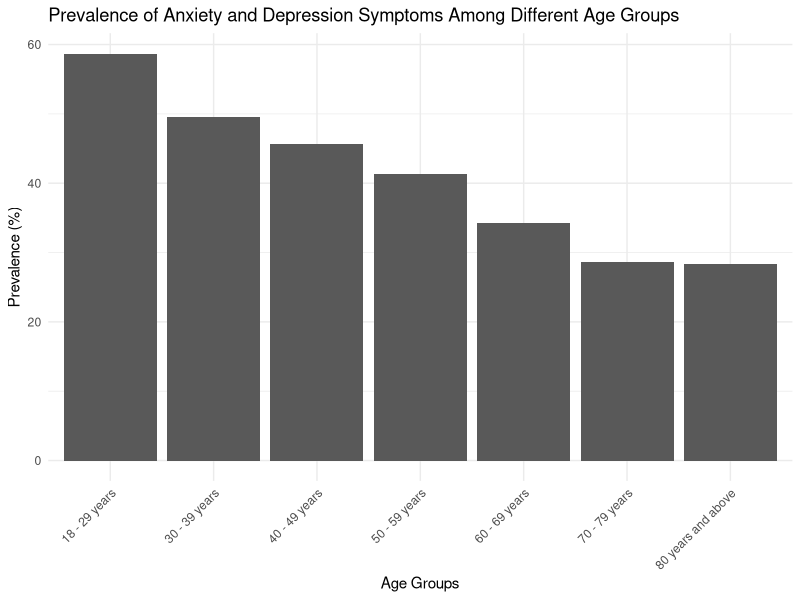
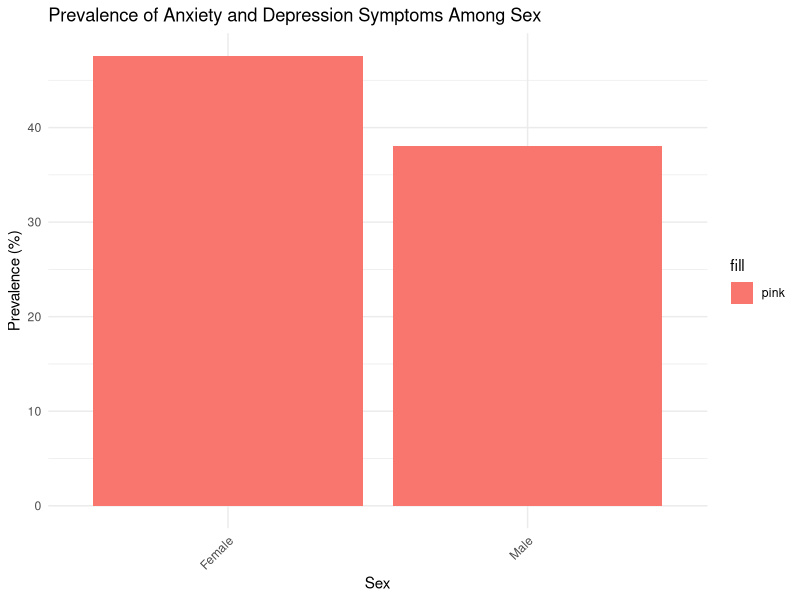
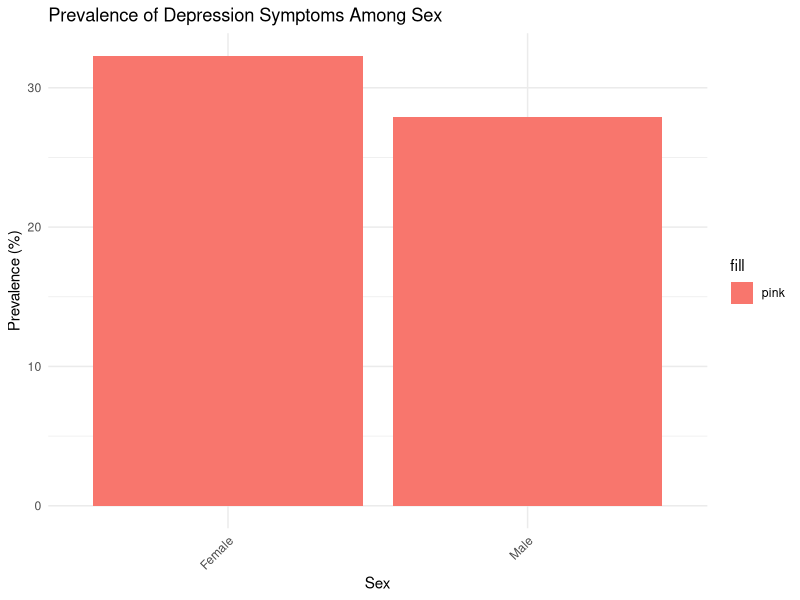
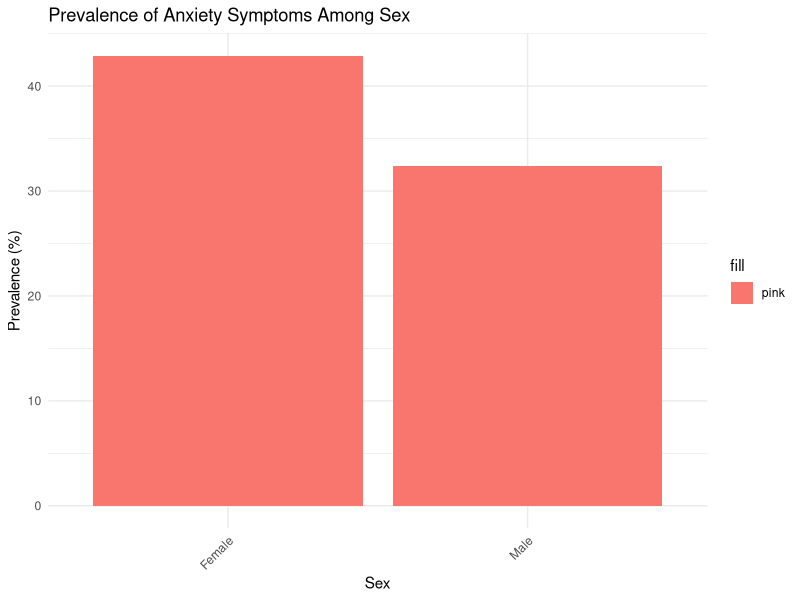

The R script that drew these images, in order:
## ---- chunk 1
knitr::opts_chunk$set(echo = TRUE)
## ---- chunk 2
library(readr)
anxiety_depression <- read_csv("Indicators_of_Anxiety_or_Depression_Based_on_Reported_Frequency_of_Symptoms_During_Last_7_Days.csv")
View(anxiety_depression)

## ---- chunk 3
# deleting unneeded columns
library(tidyverse)
col_delete <- c("Time Period Label", "Confidence Interval", "Quartile Range")

anxiety_depression <- anxiety_depression %>% 
  select(-one_of(col_delete))


#seperating the data by indicator
# Filter data for depressive disorder
depressive_data <- anxiety_depression %>%
  filter(Indicator == "Symptoms of Depressive Disorder")

# Filter data for anxiety disorder
anxiety_data <- anxiety_depression %>%
  filter(Indicator == "Symptoms of Anxiety Disorder")

# Filter data for depressive and anxiety disorder
depressive_anxiety_data <- anxiety_depression %>%
  filter(Indicator == "Symptoms of Anxiety Disorder or Depressive Disorder")

## ---- chunk 4
# Load the required library
library(tidyverse)

by_ages <- depressive_anxiety_data %>%  
  filter(Group == "By Age")


ggplot(data = by_ages, aes(x = Subgroup, y = Value)) +
  geom_bar(stat = "identity", position = "dodge") + 
  labs(title = "Prevalence of Anxiety and Depression Symptoms Among Different Age Groups",
       x = "Age Groups",
       y = "Prevalence (%)") +
  theme_minimal() +
  theme(axis.text.x = element_text(angle = 45, hjust = 1))
## ---- chunk 5
library(tidyverse)
#Depressive_anxiety_data
by_sex <- depressive_anxiety_data %>%  
  filter(Group == "By Sex")

ggplot(data = by_sex, aes(x = Subgroup, y = Value, fill = "pink")) +
  geom_bar(stat = "identity", position = "dodge") + 
  labs(title = "Prevalence of Anxiety and Depression Symptoms Among Sex",
       x = "Sex",
       y = "Prevalence (%)") +
  theme_minimal() +
  theme(axis.text.x = element_text(angle = 45, hjust = 1))

#Depressive data
by_sex <- depressive_data %>%  
  filter(Group == "By Sex")

ggplot(data = by_sex, aes(x = Subgroup, y = Value, fill = "pink")) +
  geom_bar(stat = "identity", position = "dodge") + 
  labs(title = "Prevalence of Depression Symptoms Among Sex",
       x = "Sex",
       y = "Prevalence (%)") +
  theme_minimal() +
  theme(axis.text.x = element_text(angle = 45, hjust = 1))

#Anxiety data
by_sex <- anxiety_data %>%   
  filter(Group == "By Sex")

ggplot(data = by_sex, aes(x = Subgroup, y = Value, fill = "pink")) +
  geom_bar(stat = "identity", position = "dodge") +  
  labs(title = "Prevalence of Anxiety Symptoms Among Sex",
       x = "Sex",
       y = "Prevalence (%)") +
  theme_minimal() +
  theme(axis.text.x = element_text(angle = 45, hjust = 1))

